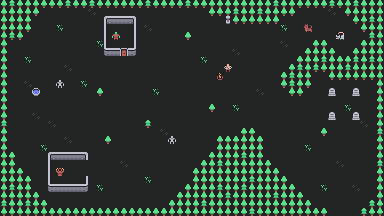

The image is a tile-based game level rendered from a .tmx file. Its description and source (layers, tilesets, objects; grid data summarised) follow:
An orthogonal 48x27 tile map with 8x8 px tiles, 2 tile layers (tiles, entities) and 31 objects.

<map version="1.4" tiledversion="1.4.3" orientation="orthogonal" renderorder="right-down" width="48" height="27" tilewidth="8" tileheight="8" infinite="0" nextlayerid="6" nextobjectid="44">
 <editorsettings>
  <export target="../testmap.lua" format="lua" />
 </editorsettings>
 <properties>
  <property name="bgm" value="testbgm" />
  <property name="minimap" value="fields" />
  <property name="name" value="Testing Fields" />
 </properties>
 <tileset firstgid="1" source="rpgtiles.tsx" />
 <layer id="1" name="tiles" width="48" height="27">
  <data>[1296 cells, 1296 non-empty, 12 distinct tile ids]</data>
 </layer>
 <layer id="2" name="entities" width="48" height="27">
  <data>[1296 cells, 17 non-empty, 13 distinct tile ids]</data>
 </layer>
 <objectgroup id="4" name="collision">
  <object id="1" x="0" y="0" width="8" height="216" />
  <object id="2" x="376" y="0" width="8" height="216" />
  <object id="3" x="8" y="0" width="368" height="8" />
  <object id="4" x="8" y="208" width="320" height="8" />
  <object id="5" x="48" y="152" width="40" height="8" />
  <object id="6" x="48" y="184" width="40" height="8" />
  <object id="7" x="86" y="176" width="2" height="8" />
  <object id="9" x="48" y="160" width="2" height="24" />
  <object id="11" x="104" y="16" width="32" height="8" />
  <object id="12" x="104" y="24" width="2" height="24" />
  <object id="13" x="134" y="24" width="2" height="24" />
  <object id="14" x="104" y="48" width="16" height="8" />
  <object id="15" x="128" y="48" width="8" height="8" />
  <object id="16" x="96" y="88" width="8" height="8" />
  <object id="17" x="104" y="136" width="8" height="8" />
  <object id="18" x="144" y="120" width="8" height="8" />
  <object id="20" x="208" y="104" width="8" height="8" />
  <object id="21" x="320" y="128" width="8" height="8" />
  <object id="25" x="8" y="40">
   <polygon points="0,0 16,0 16,-8 24,-8 24,-24 32,-24 32,-32 0,-32" />
  </object>
  <object id="26" x="208" y="8">
   <polygon points="0,0 0,8 24,8 24,16 72,16 72,8 88,8 88,0" />
  </object>
  <object id="27" x="344" y="8">
   <polygon points="0,0 0,8 8,8 8,16 16,16 16,24 24,24 24,32 32,32 32,0" />
  </object>
  <object id="28" x="328" y="72">
   <polygon points="0,0 0,-24 0,-32 -16,-32 -16,-24 -24,-24 -24,-16 -32,-16 -32,-8 -40,-8 -40,0 -48,0 -48,16 -40,16 -40,24 -24,24 -24,16 -16,16 -16,0" />
  </object>
  <object id="29" x="328" y="48">
   <polygon points="0,0 8,0 8,8 24,8 24,0 32,0 32,-8 48,-8 48,32 0,32" />
  </object>
  <object id="30" x="240" y="136">
   <polygon points="0,0 -24,0 -24,16 -32,16 -32,24 -40,24 -40,32 -48,32 -48,48 -56,48 -56,56 -64,56 -64,64 -72,64 -72,72 0,72" />
  </object>
  <object id="31" x="240" y="136">
   <polygon points="0,0 0,-8 16,-8 16,0 24,0 24,24 32,24 32,32 40,32 40,40 48,40 48,48 56,48 56,56 64,56 64,64 72,64 72,72 0,72" />
  </object>
  <object id="32" x="48" y="208">
   <polygon points="0,0 0,-8 -8,-8 -8,-16 -16,-16 -16,-32 -24,-32 -24,-40 -32,-40 -32,-56 -40,-56 -40,0" />
  </object>
  <object id="33" x="360" y="216">
   <polygon points="0,0 0,-8 8,-8 8,-16 16,-16 16,0" />
  </object>
  <object id="37" x="328" y="212" width="32" height="4" />
 </objectgroup>
 <objectgroup id="5" name="triggers">
  <properties>
   <property name="method" value="changeEntity" />
   <property name="tile" value="21" />
   <property name="type" value="interact" />
  </properties>
  <object id="34" x="328" y="208" width="32" height="8">
   <properties>
    <property name="destination" value="testingcity@3,3" />
    <property name="method" value="collide" />
    <property name="type" value="warp" />
   </properties>
  </object>
  <object id="38" x="328" y="88" width="8" height="8">
   <properties>
    <property name="method" value="interact" />
    <property name="text" value="Here lies an unoriginal quote. Long forgotten, hardly missed." />
    <property name="type" value="text" />
   </properties>
  </object>
  <object id="40" x="200" y="56" width="8" height="8">
   <properties>
    <property name="method" value="collide" />
    <property name="text" value="You attack the helpless grass. Don't you feel strong now!" />
    <property name="type" value="text" />
   </properties>
  </object>
 </objectgroup>
</map>
